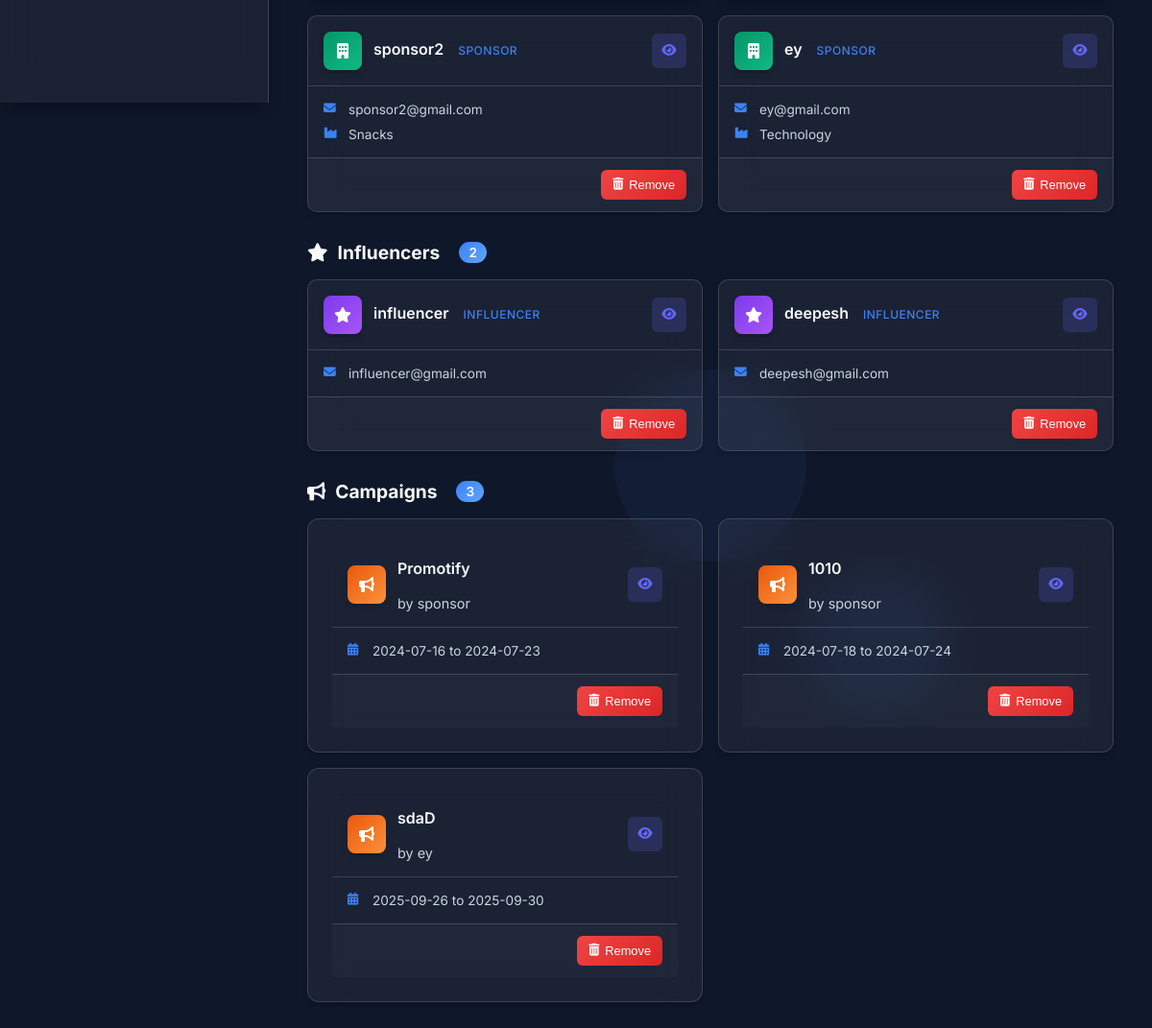
/afind (signed in, lower part), run on an earlier commit of the app's database.
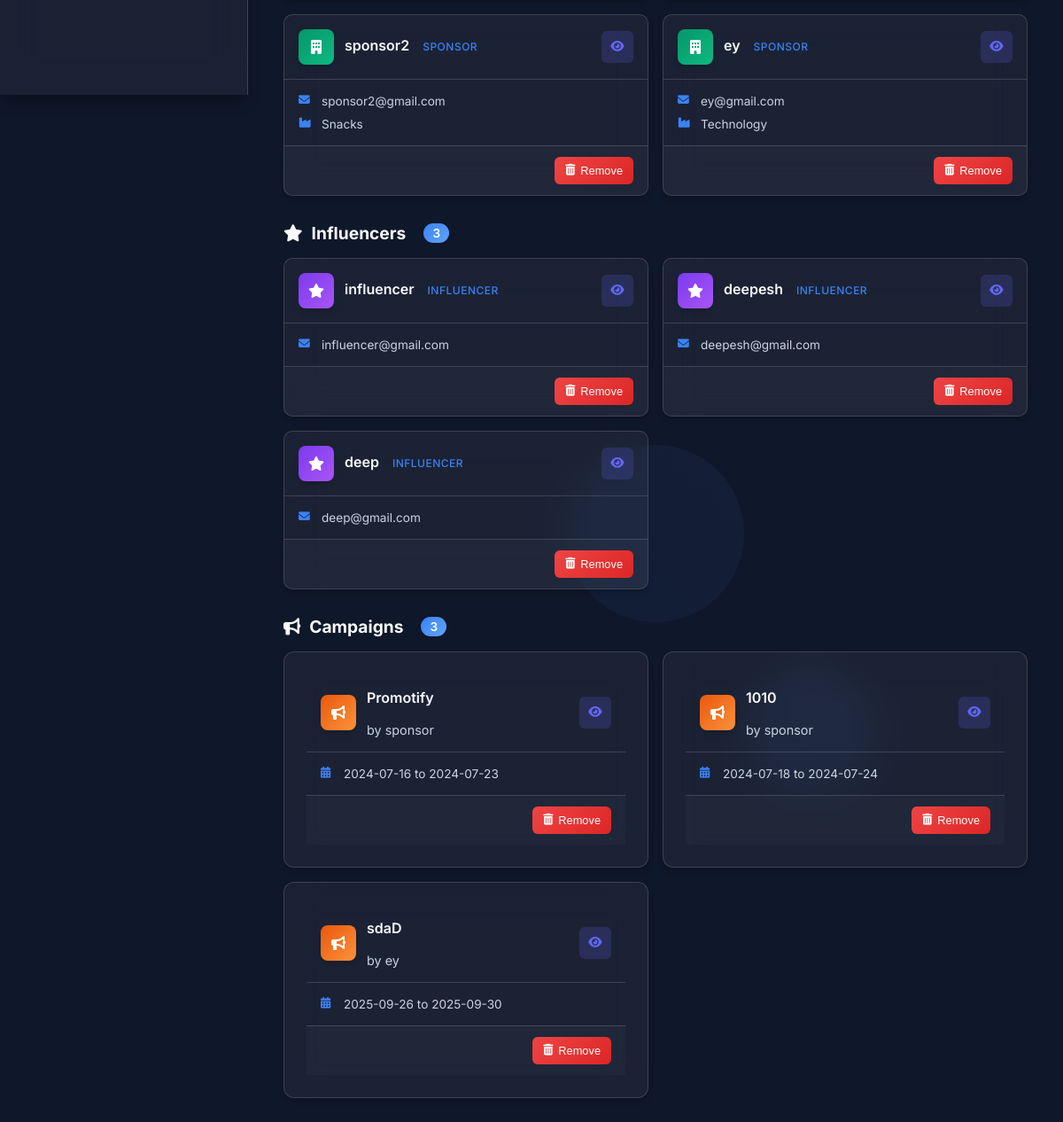
And on a later commit of the database.
### main.py (models this page shows, shortened)
class Sponsor(db.Model):
    id = db.Column(db.Integer, primary_key=True)
    username = db.Column(db.String(15), unique=True, nullable=False)
    email = db.Column(db.String(20), unique=True, nullable=False)
    password = db.Column(db.String(10), nullable=False)
    industry = db.Column(db.String(20), nullable=False)
    date_joined = db.Column(db.DateTime, default=datetime.utcnow)  # Add this line

class Influencer(db.Model):
    id = db.Column(db.Integer, primary_key=True)
    username = db.Column(db.String(15), unique=True, nullable=False)
    email = db.Column(db.String(30), unique=True, nullable=False)
    password = db.Column(db.String(10), nullable=False)
    instagram = db.Column(db.String(15), unique=True, nullable=True)
    linkedin = db.Column(db.String(20), unique=True, nullable=True)
    twitter = db.Column(db.String(20), unique=True, nullable=True)
    youtube = db.Column(db.String(20), unique=True, nullable=True)
    date_joined = db.Column(db.DateTime, default=datetime.utcnow)  # Add this line
    campaigns = db.relationship('Campaign', secondary='application',
                                primaryjoin="and_(Influencer.id==Application.influencer_id, Application.status=='accepted')",
                                backref=db.backref('accepted_influencers', lazy='dynamic'))

class Campaign(db.Model):
    id = db.Column(db.Integer, primary_key=True)
    sponsor_id = db.Column(db.Integer, db.ForeignKey('sponsor.id'), nullable=False)
    name = db.Column(db.String(15), nullable=False)
    description = db.Column(db.Text, nullable=True)
    start_date = db.Column(db.Date, nullable=False)
    end_date = db.Column(db.Date, nullable=False)
    budget = db.Column(db.Float, nullable=False)
    status = db.Column(db.String(50))
    sponsor = db.relationship('Sponsor', backref=db.backref('campaigns', lazy=True))
    influencers = db.relationship('Influencer', secondary='application',
                                  primaryjoin="and_(Campaign.id==Application.campaign_id, Application.status=='accepted')",
                                  backref=db.backref('accepted_campaigns', lazy='dynamic'))

### main.py (the view)
@app.route('/afind')
def afind():
    if 'admin_logged_in' not in session or not session['admin_logged_in']:
        flash('You need to log in first.', 'error')
        return redirect(url_for('admin_log'))
    search_query = request.args.get('search', '')
    filter_options = request.args.getlist('filter')
    sponsors = []
    influencers = []
    campaigns = []
    if 'sponsors' in filter_options or not filter_options:
        sponsors = Sponsor.query.filter(Sponsor.username.contains(search_query)).all()
    if 'influencers' in filter_options or not filter_options:
        influencers = Influencer.query.filter(Influencer.username.contains(search_query)).all()
    if 'campaigns' in filter_options or not filter_options:
        campaigns = Campaign.query.filter(Campaign.name.contains(search_query)).all()
    return render_template('afind.html',
                           sponsors=sponsors,
                           influencers=influencers,
                           campaigns=campaigns,
                           search_query=search_query,
                           filter_options=filter_options)

### templates/afind.html (shortened to what the changed rows need)
<!DOCTYPE html>
<html lang="en">
<head>
    <link rel="stylesheet" href="https://cdnjs.cloudflare.com/ajax/libs/font-awesome/6.4.0/css/all.min.css">
    <link rel="stylesheet" type="text/css" href="{{ url_for('static', filename='css/afind.css') }}">
</head>
<body>
    <div class="main-content">
        <section class="results-section">
            <div class="results-category">
                <div class="results-grid">
                    {% for sponsor in sponsors %}
                    <div class="result-card sponsor-card">
                        <div class="card-header">
                            <div class="user-avatar">
                                <i class="fas fa-building"></i>
                            </div>
                            <div class="user-info">
                                <h3>{{ sponsor.username }}</h3>
                                <span class="user-type">Sponsor</span>
                            </div>
                            <div class="card-actions">
                                <button class="action-btn view-btn" title="View Profile">
                                    <i class="fas fa-eye"></i>
                                </button>
                            </div>
                        </div>
                        <div class="card-body">
                            <div class="info-item">
                                <i class="fas fa-envelope"></i>
                                <span>{{ sponsor.email }}</span>
                            </div>
                            <div class="info-item">
                                <i class="fas fa-industry"></i>
                                <span>{{ sponsor.industry }}</span>
                            </div>
                        </div>
                        <div class="card-footer">
                            <form action="{{ url_for('remove_sponsor', sponsor_id=sponsor.id) }}" method="POST" class="remove-form">
                                <button type="submit" class="remove-btn" onclick="return confirm('Are you sure you want to remove this sponsor?');">
                                    <i class="fas fa-trash-alt"></i>
                                    Remove
                                </button>
                            </form>
                        </div>
                    </div>
                    {% endfor %}
                </div>
            </div>
            <div class="results-category">
                <div class="category-header">
                    <h2>
                        <i class="fas fa-star"></i>
                        Influencers
                        <span class="count-badge">{{ influencers|length }}</span>
                    </h2>
                </div>
                <div class="results-grid">
                    {% for influencer in influencers %}
                    <div class="result-card influencer-card">
                        <div class="card-header">
                            <div class="user-avatar">
                                <i class="fas fa-star"></i>
                            </div>
                            <div class="user-info">
                                <h3>{{ influencer.username }}</h3>
                                <span class="user-type">Influencer</span>
                            </div>
                            <div class="card-actions">
                                <button class="action-btn view-btn" title="View Profile">
                                    <i class="fas fa-eye"></i>
                                </button>
                            </div>
                        </div>
                        <div class="card-body">
                            <div class="info-item">
                                <i class="fas fa-envelope"></i>
                                <span>{{ influencer.email }}</span>
                            </div>
                        </div>
                        <div class="card-footer">
                            <form action="{{ url_for('remove_influencer', influencer_id=influencer.id) }}" method="POST" class="remove-form">
                                <button type="submit" class="remove-btn" onclick="return confirm('Are you sure you want to remove this influencer?');">
                                    <i class="fas fa-trash-alt"></i>
                                    Remove
                                </button>
                            </form>
                        </div>
                    </div>
                    {% endfor %}
                </div>
            </div>
            <div class="results-category">
                <div class="category-header">
                    <h2>
                        <i class="fas fa-bullhorn"></i>
                        Campaigns
                        <span class="count-badge">{{ campaigns|length }}</span>
                    </h2>
                </div>
                <div class="results-grid">
                    {% for campaign in campaigns %}
                    <div class="result-card campaign-card">
                        <div class="card-header">
                            <div class="campaign-icon">
                                <i class="fas fa-bullhorn"></i>
                            </div>
                            <div class="campaign-info">
                                <h3>{{ campaign.name }}</h3>
                                <span class="campaign-sponsor">by {{ campaign.sponsor.username }}</span>
                            </div>
                            <div class="card-actions">
                                <button class="action-btn view-btn" title="View Campaign">
                                    <i class="fas fa-eye"></i>
                                </button>
                            </div>
                        </div>
                        <div class="card-body">
                            <div class="info-item">
                                <i class="fas fa-calendar-alt"></i>
                                <span>{{ campaign.start_date }} to {{ campaign.end_date }}</span>
                            </div>
                        </div>
                        <div class="card-footer">
                            <form action="{{ url_for('remove_campaign', campaign_id=campaign.id) }}" method="POST" class="remove-form">
                                <button type="submit" class="remove-btn" onclick="return confirm('Are you sure you want to remove this campaign?');">
                                    <i class="fas fa-trash-alt"></i>
                                    Remove
                                </button>
                            </form>
                        </div>
                    </div>
                    {% endfor %}
                </div>
            </div>
        </section>
    </div>
</body>
</html>

What changed in the data, as far as the page shows it:
added Influencer: username "deep", email "deep@gmail.com"
Also different on the page:
{{ influencers|length }}: "2" → "3"
